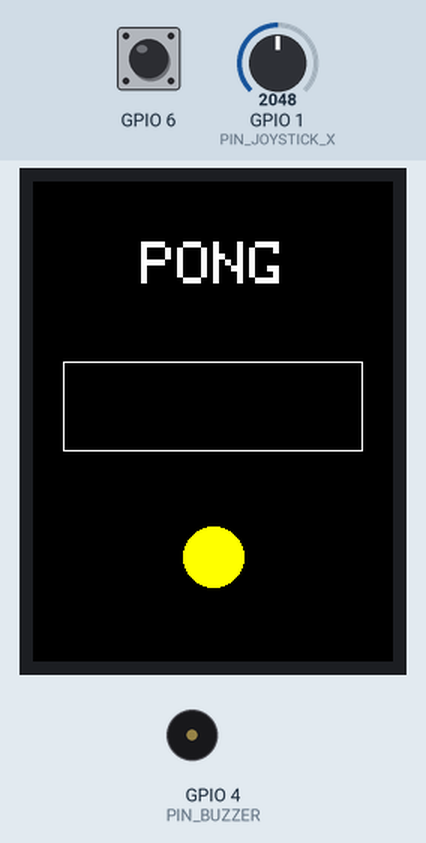
Recording of a program running on a simulated Seeed XIAO ESP32-S3. Shown: 240×320 colour display, buzzer (waves = sounding). The test bench sets the inputs (shaded band); at power-on: GPIO 1 (PIN_JOYSTICK_X) = 2048, GPIO 6 LOW.

Above: at 1.4 s.
1.5 s: GPIO 1 (PIN_JOYSTICK_X) set to 2866
3.3 s: GPIO 1 (PIN_JOYSTICK_X) set to 1228
4.8 s: GPIO 1 (PIN_JOYSTICK_X) set to 491
6.7 s: GPIO 6 pulsed HIGH 2 times (0.12 s each, 0.3 s apart)
At 7.03 s:
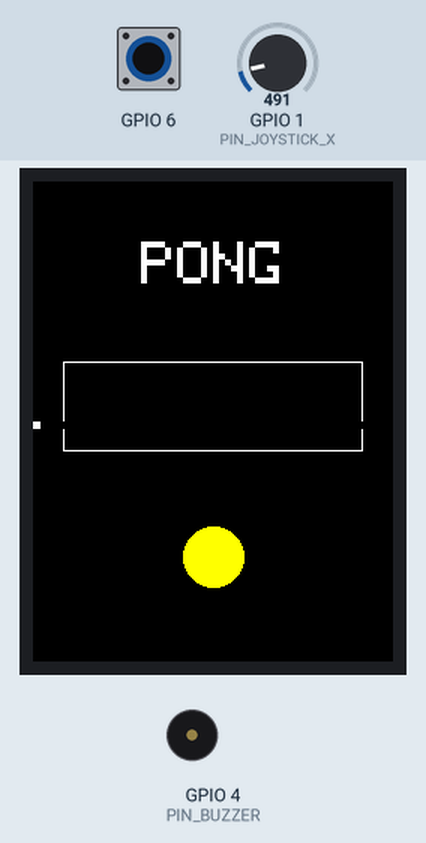
Timing chart, 0 to 9.7 s (numbered marks = the images above; inputs shaded):
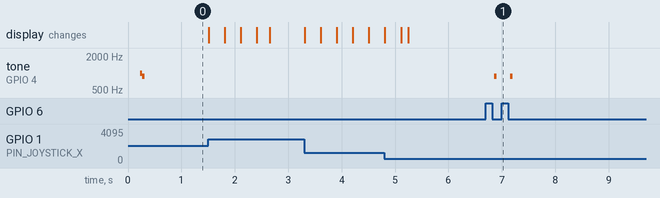

The program:

main.cpp
```cpp
#include <Arduino.h>
#include <config.h>

#include <SPI.h>
#include <Adafruit_GFX.h>
#include <Adafruit_ST7789.h>
#include "config.h"
constexpr int PRESSED_LEVEL = LOW;           // niveau lu quand on appuie (étape 1)
constexpr unsigned long DEBOUNCE_MS = 30;

struct Button {
    int pin;
    int stableLevel;              // dernier niveau confirmé
    int lastRead;                 // dernière lecture brute
    unsigned long lastChangeMs;   // date du dernier mouvement du signal
};

Button button = {PIN_BUTTON, !PRESSED_LEVEL, !PRESSED_LEVEL, 0};


float dotX = 120, dotY = 160;   // position calculée
int drawnX = 120, drawnY = 160; // position affichée
Adafruit_ST7789 tft(&SPI, PIN_TFT_CS, PIN_TFT_DC, PIN_TFT_RESET);
constexpr int JOYSTICK_DEADZONE = 300;
int joystickCenterX = 2048;

void calibrateJoystick() {
    long sum = 0;
    for (int i = 0; i < 16; i++) {
        sum += analogRead(PIN_JOYSTICK_X);
        delay(2);
    }
    joystickCenterX = sum / 16;
}

// Convertit une lecture brute (0..4095) en valeur entre -1.0 et +1.0
float normalizeJoystick(int raw, int center) {
    int offset = raw - center;
    if (abs(offset) < JOYSTICK_DEADZONE) {
        return 0.0f;
    }
    int range = (offset > 0) ? (4095 - center) : center;
    return constrain((float)offset / range, -1.0f, 1.0f);
}

bool justPressed(Button& b) {
    int level = digitalRead(b.pin);
    if (level != b.lastRead) {         // le signal bouge : rebond ou vrai changement
        b.lastRead = level;
        b.lastChangeMs = millis();
    }

    if (millis() - b.lastChangeMs > DEBOUNCE_MS && level != b.stableLevel) {
        b.stableLevel = level;         // stable depuis 30 ms : changement confirmé
        return level == PRESSED_LEVEL; // vrai sur l'appui, faux sur le relâchement
    }
    return false;
}

void setup() {
    SPI.begin(PIN_TFT_SCK, -1, PIN_TFT_MOSI, PIN_TFT_CS);  // pas de MISO
    tft.init(240, 320, SPI_MODE3);
    tft.setRotation(2);                                     // portrait
    tft.fillScreen(ST77XX_BLACK);

    tft.setTextSize(4);
    tft.setTextColor(ST77XX_WHITE);
    tft.setCursor(72, 40);
    tft.print("PONG");

    tft.drawRect(20, 120, 200, 60, ST77XX_WHITE);   // rectangle
    tft.fillCircle(120, 250, 20, ST77XX_YELLOW);    // disque
    tone(PIN_BUZZER, 1000, 300);
}

void loop() {
    static uint32_t lastFrameMs = 0;
    uint32_t nowMs = millis();
    if (nowMs - lastFrameMs < FRAME_TIME_MS) {
        return;
    }
    lastFrameMs = nowMs;

    // 1. Lire
    float x = normalizeJoystick(analogRead(PIN_JOYSTICK_X), joystickCenterX);
    bool beep = justPressed(button);

    // 2. Calculer
    dotX = constrain(dotX + x * 4.0f, 0.0f, 235.0f);
    if (beep) {
        tone(PIN_BUZZER, 880, 50);
    }

    // 3. Afficher : effacer l'ancien point, dessiner le nouveau
    if ((int)dotX != drawnX) {
        tft.fillRect(drawnX, drawnY, 5, 5, ST77XX_BLACK);
        drawnX = (int)dotX;
        tft.fillRect(drawnX, drawnY, 5, 5, ST77XX_WHITE);
    }
}
```

config.h
```cpp
#pragma once
#include <Arduino.h>

constexpr int PIN_BUTTON          = D5;
constexpr int PIN_JOYSTICK_X      = D0;
constexpr int PIN_JOYSTICK_Y      = D1;
constexpr int PIN_JOYSTICK_SELECT = D2;
constexpr int PIN_BUZZER          = D3;   // seulement sur breadboard

constexpr int PIN_TFT_RESET = D7;
constexpr int PIN_TFT_DC    = D8;
constexpr int PIN_TFT_SCK   = D9;
constexpr int PIN_TFT_MOSI  = D10;
constexpr int PIN_TFT_CS    = -1;   // CS relié à GND : pas de broche

constexpr uint32_t FRAME_TIME_MS = 16;
```

Measured:
- after the input at 6.7 s, tone on GPIO 4 (PIN_BUZZER): alternates 880 Hz for 0.05 s and silent for 0.26 s, 4 changes in all, then stays silent, starting after 0.15 s
